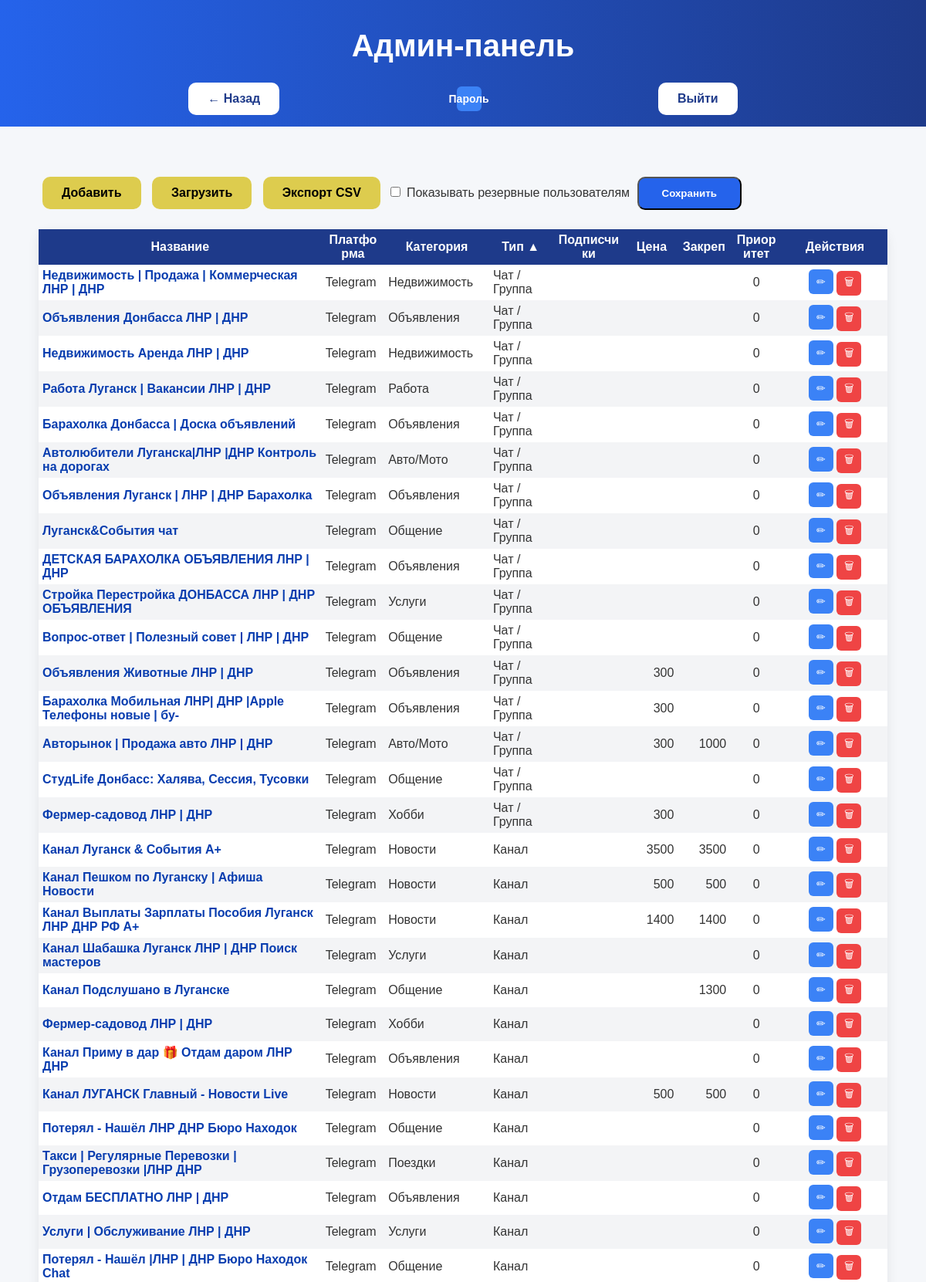
Screenshot of /admin/dashboard.php?sort=type&order=asc (signed in, upper part) with the database file from the repository.
### tables this page shows
CREATE TABLE `settings` (
  `name` varchar(50) NOT NULL,
  `value` varchar(255) NOT NULL
);

CREATE TABLE `resources` (
  `id` int(11) NOT NULL,
  `name` varchar(255) NOT NULL,
  `url` varchar(255) NOT NULL,
  `status` enum('main','reserve') DEFAULT NULL,
  `created_at` timestamp NULL DEFAULT CURRENT_TIMESTAMP,
  `platform` varchar(20) NOT NULL,
  `category` enum('Новости','Авто/Мото','Поездки','Работа','Объявления','Недвижимость','Общение','Хобби','Услуги','Электроника') NOT NULL DEFAULT 'Объявления',
  `type` enum('chat','channel') NOT NULL DEFAULT 'chat',
  `subscribers` int(11) DEFAULT NULL,
  `description` text,
  `priority` int(11) DEFAULT '0',
  `price` int(11) DEFAULT NULL,
  `pin_price` int(11) DEFAULT NULL
);

### config.php (called while the page is built, shortened)
<?php
function e($value)
{
    return htmlspecialchars((string)($value ?? ''), ENT_QUOTES, 'UTF-8');
}

### admin/dashboard.php (the view, shortened to what this page needs)
<?php
require_once __DIR__ . '/../config.php';
require 'partials/header.php';
function toggleOrder($currentSort, $column, $currentOrder) {
    if ($currentSort === $column) {
        return $currentOrder === 'asc' ? 'desc' : 'asc';
    }
    return 'asc';
}
$sort = $_GET['sort'] ?? 'priority';
$order = $_GET['order'] ?? 'desc';
$order = strtolower($order) === 'asc' ? 'asc' : 'desc';
$stmt = $pdo->query("
    SELECT * FROM resources
    ORDER BY (status = 'reserve') ASC, $sort $order
");
$resources = $stmt->fetchAll();
$stmt = $pdo->prepare("SELECT value FROM settings WHERE name = 'show_reserve'");
$stmt->execute();
$showReserve = $stmt->fetchColumn();
?>
<div class="table-section">
      <span>
    <a href="add.php" class="btn au-btn">Добавить</a>
    <a href="upload.php" class="btn au-btn">Загрузить</a>
    <a href="export.php" class="btn au-btn">Экспорт CSV</a>
    <form method="post" style="margin-bottom:20px; display: inline-block">
<label>
    <input type="checkbox" name="show_reserve" value="1"
        <?= $showReserve == '1' ? 'checked' : '' ?>>
    Показывать резервные пользователям
</label>
<button type="submit" class="btn btn-primary">Сохранить</button>
</form>
</span>
<table class="resource-table">
<thead>
<tr>
<th class="col-name">
<a href="?sort=name&order=<?= toggleOrder($sort, 'name', $order) ?>">
    Название
        </a>
</th>
<th class="col-platform">
    <a href="?sort=platform&order=<?= toggleOrder($sort, 'platform', $order) ?>">
    Платформа
        </a>
</th>
<th class="col-category">
    <a href="?sort=category&order=<?= toggleOrder($sort, 'category', $order) ?>">
    Категория
        </a>
</th>
<th class="col-type">
<a href="?sort=type&order=<?= toggleOrder($sort, 'type', $order) ?>">
    Тип
        <?php if ($sort === 'type'): ?>
        <?= $order === 'asc' ? '▲' : '▼' ?>
        <?php endif; ?>
        </a>
</th>
<th class="col-subs">Подписчики</th>
<th class="col-price">
<a href="?sort=price&order=<?= toggleOrder($sort, 'price', $order) ?>">
    Цена
        </a>
</th>
<th class="col-pin">Закреп</th>
<th class="col-priority">Приоритет</th>
<th class="col-actions">Действия</th>
</tr>
</thead>
<tbody>
<?php foreach ($resources as $r): ?>
<?php if ($r['status'] === 'reserve'): ?>
<tr class="row-reserve-d">
<?php else: ?>
<tr>
<?php endif; ?>
<td class="col-name">
<a href="<?= e($r['url']) ?>" target="_blank">
<?= e($r['name']) ?>
</a>
</td>
<td class="col-platform"><?= e($r['platform']) ?></td>
<td class="col-category"><?= e($r['category']) ?></td>
<td class="col-type">
<?php
if ($r['type'] === 'chat') {
    echo 'Чат / Группа';
}
if ($r['type'] === 'channel') {
    echo 'Канал';
}
?>
</td>
<td class="col-subs"><?= e($r['subscribers']) ?></td>
<td class="col-price"><?= e($r['price']) ?></td>
<td class="col-pin"><?= e($r['pin_price']) ?></td>
<td class="col-priority"><?= e($r['priority']) ?></td>
<td class="col-actions">
<a class="btn-edit" href="edit.php?id=<?= e($r['id']) ?>">✏</a>
<a class="btn-del" href="delete.php?id=<?= e($r['id']) ?>"
onclick="return confirm('Удалить ресурс?')">🗑</a>
</td>
</tr>
<?php endforeach; ?>
</tbody>
</table>
</div>
<?php require 'partials/footer.php'; ?>

### css/style.css (style rules this page uses)
body { margin: 0; font-family: Arial, sans-serif; background: #f5f7fa; color: #333; }
.btn { display: inline-block; padding: 12px 25px; background: white; color: #1e3a8a; text-decoration: none; border-radius: 10px; margin: 5px; font-weight: bold; transition: 0.3s; }
.au-btn { background: #ddcc4e; color: #000000; }
.table-section { max-width: 1100px; margin: 60px auto; padding: 0 20px; }
.resource-table { width: 100%; border-collapse: collapse; background: white; border-radius: 12px; table-layout: fixed; box-shadow: 0 4px 15px rgba(0,0,0,0.08); }
.resource-table th { word-wrap: break-word; position: sticky; top: 0; z-index: 3; background: #1e3a8a; color: white; padding: 5px 5px; text-align: center; }
.resource-table td { padding: 5px; }
.resource-table tr:nth-child(even) { background: #f3f4f6; }
.resource-table td a:not(.btn-edit):not(.btn-del) { color: #083daf; font-weight: 600; text-decoration: none; }
.resource-table th a { color: white; text-decoration: none; }
.col-priority { width: 40px; text-align: center; }
.col-actions { width: 90px; text-align: center; }
.col-subs { width: 60px; text-align: right; }
.col-price { width: 40px; text-align: right; }
.col-pin { width: 40px; text-align: right; }
.col-platform { width: 50px; }
.col-type { width: 50px; }
.col-name { width: 260px; }
.col-category { width: 90px; }
.btn-edit { background: #3b82f6; text-decoration: none; color: white; width: 32px; height: 32px; display: inline-flex; align-items: center; justify-content: center; border-radius: 6px; font-size: 14px; padding: 0; }
.btn-del { background: #ef4444; text-decoration: none; color: white; width: 32px; height: 32px; display: inline-flex; align-items: center; justify-content: center; border-radius: 6px; font-size: 14px; }
.btn-primary { background: #2563eb; color: white; padding: 12px 30px; border-radius: 10px; font-weight: bold; }

### rows the page displays
resources: name "Недвижимость | Продажа | Коммерческая ЛНР | ДНР", platform "Telegram", category "Недвижимость", type "Чат / Группа", priority "0"
resources: name "Объявления Донбасса ЛНР | ДНР", platform "Telegram", category "Объявления", type "Чат / Группа", priority "0"
resources: name "Недвижимость Аренда ЛНР | ДНР", platform "Telegram", category "Недвижимость", type "Чат / Группа", priority "0"
resources: name "Работа Луганск | Вакансии ЛНР | ДНР", platform "Telegram", category "Работа", type "Чат / Группа", priority "0"
resources: name "Барахолка Донбасса | Доска объявлений", platform "Telegram", category "Объявления", type "Чат / Группа", priority "0"
resources: name "Автолюбители Луганска|ЛНР |ДНР Контроль на дорогах", platform "Telegram", category "Авто/Мото", type "Чат / Группа", priority "0"
resources: name "Объявления Луганск | ЛНР | ДНР Барахолка", platform "Telegram", category "Объявления", type "Чат / Группа", priority "0"
resources: name "Луганск&События чат", platform "Telegram", category "Общение", type "Чат / Группа", priority "0"
resources: name "ДЕТСКАЯ БАРАХОЛКА ОБЪЯВЛЕНИЯ ЛНР | ДНР", platform "Telegram", category "Объявления", type "Чат / Группа", priority "0"
resources: name "Стройка Перестройка ДОНБАССА ЛНР | ДНР ОБЪЯВЛЕНИЯ", platform "Telegram", category "Услуги", type "Чат / Группа", priority "0"
resources: name "Вопрос-ответ | Полезный совет | ЛНР | ДНР", platform "Telegram", category "Общение", type "Чат / Группа", priority "0"
resources: name "Объявления Животные ЛНР | ДНР", platform "Telegram", category "Объявления", type "Чат / Группа", price "300", priority "0"
resources: name "Барахолка Мобильная ЛНР| ДНР |Apple Телефоны новые | бу-", platform "Telegram", category "Объявления", type "Чат / Группа", price "300", priority "0"
resources: name "Авторынок | Продажа авто ЛНР | ДНР", platform "Telegram", category "Авто/Мото", type "Чат / Группа", price "300", pin_price "1000", priority "0"
resources: name "СтудLife Донбасс: Халява, Сессия, Тусовки", platform "Telegram", category "Общение", type "Чат / Группа", priority "0"
resources: name "Фермер-садовод ЛНР | ДНР", platform "Telegram", category "Хобби", type "Чат / Группа", price "300", priority "0"
resources: name "Канал Луганск & События A+", platform "Telegram", category "Новости", type "Канал", price "3500", pin_price "3500", priority "0"
resources: name "Канал Пешком по Луганску | Афиша Новости", platform "Telegram", category "Новости", type "Канал", price "500", pin_price "500", priority "0"
resources: name "Канал Выплаты Зарплаты Пособия Луганск ЛНР ДНР РФ А+", platform "Telegram", category "Новости", type "Канал", price "1400", pin_price "1400", priority "0"
resources: name "Канал Шабашка Луганск ЛНР | ДНР Поиск мастеров", platform "Telegram", category "Услуги", type "Канал", priority "0"
resources: name "Канал Подслушано в Луганске", platform "Telegram", category "Общение", type "Канал", pin_price "1300", priority "0"
resources: name "Фермер-садовод ЛНР | ДНР", platform "Telegram", category "Хобби", type "Канал", priority "0"
resources: name "Канал Приму в дар 🎁 Отдам даром ЛНР ДНР", platform "Telegram", category "Объявления", type "Канал", priority "0"
resources: name "Канал ЛУГАНСК Главный - Новости Live", platform "Telegram", category "Новости", type "Канал", price "500", pin_price "500", priority "0"
resources: name "Потерял - Нашёл ЛНР ДНР Бюро Находок", platform "Telegram", category "Общение", type "Канал", priority "0"
resources: name "Такси | Регулярные Перевозки | Грузоперевозки |ЛНР ДНР", platform "Telegram", category "Поездки", type "Канал", priority "0"
resources: name "Отдам БЕСПЛАТНО ЛНР | ДНР", platform "Telegram", category "Объявления", type "Канал", priority "0"
resources: name "Услуги | Обслуживание ЛНР | ДНР", platform "Telegram", category "Услуги", type "Канал", priority "0"
resources: name "Потерял - Нашёл |ЛНР | ДНР Бюро Находок Chat", platform "Telegram", category "Общение", type "Канал", priority "0"
